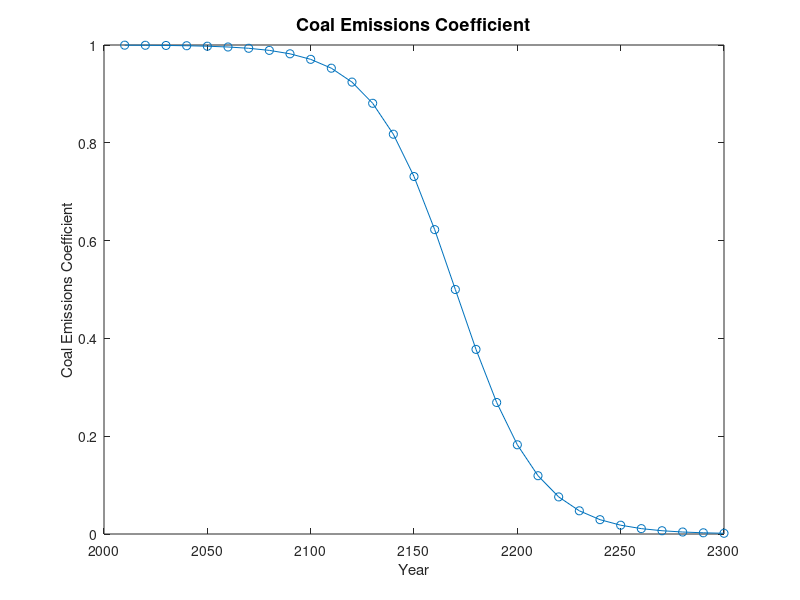

Write MATLAB code to recreate this figure. (Note: this script raises an error after producing the figure.)
%%%%%%%%%%%%%%%%%%%%%%%%%%%%%%%%%%%%%%%%%
%%%      Section 1: Parameters        %%%
%%%%%%%%%%%%%%%%%%%%%%%%%%%%%%%%%%%%%%%%%

%%Time%%
%%%%%%%%
T = 30;             %Number of direct optimization periods T
y = (1:1:T);        %Corresponding calendar years    
y(1) = 2010;
for i = 1:1:T-1;
    y(1+i) = 2010+((i)*10);
end
n = 100;            %Number of pre-balanced growth path simulation periods after T
y2 = (1:1:T+n);     %Corresponding calendar years   
y2(1) = 2010;
   for i = 1:1:T-1+n;
       y2(1+i) = 2010+((i)*10);
   end

%%Climate and Damages%%
%%%%%%%%%%%%%%%%%%%%%%%
phi = 0.0228;       %Carbon depreciation per annum (remaining share)
phiL = 0.2;         %Carbon emitted to the atmosphere staying there forever
phi0 = 0.393;       %Share of remaining emissions exiting atmosphere immediately
Sbar = 581;         %Pre-industrial atmospheric GtC
S1_2000 = 103;      %GtC
S2_2000 = 699;      %GtC
gamma = zeros(T,1); 
for i = 1:1:T;
    gamma(i) = 0.000023793; %Damage elasticity
end
 
%%Energy Aggregation%%
%%%%%%%%%%%%%%%%%%%%%%

%% OPTION 1 (GHKT)
rho = -0.058;      %Elasticity of substitution between energy sources
kappa1 = 0.5429;   %Relative efficiency of oil
kappa2 = 0.1015;   %Relative efficiency of coal
kappa3 = 1-kappa1-kappa2; %Relative efficiency of low-carbon technologies


%%Final Goods Production%%
%%%%%%%%%%%%%%%%%%%%%%%%%%
N = 1;                      %Normalize population
alpha = 0.3;                %Capital output share
v = 0.04;                   %Energy output share
Y2009 = 70000;              %Base year annual GDP in billions of USD
r2009 = 0.05;               %Base year annual net rate of return 
r2009d = ((1+r2009)^10)-1;  %Base yer decadal net rate of return

%%%Depreciation OPTION 1: delta = 100%
delta = 1;                              %Annual depreciation rate
Delta = (1-(1-delta)^10);               %Decadal depreciation rate
K0 = (alpha*Y2009*10)/(r2009d+Delta);   %Base year capital stock in billions of USD

% %%%Depreciation OPTION 2: delta = 65%, no recalibration:
% delta = 0.1;                            %Annual depreciation rate
% Delta = (1-(1-delta)^10);               %Decadal depreciation rate
% Delta1 = 1;                             %Decadal 100% depreciation rate
% K0 = (alpha*Y2009*10)/(r2009d+Delta1);  %Base year capital stock in billions of USD
 
% %Depreciation OPTION 3: delta = 65%, with recalibration:
% delta = 0.1;                            %Annual depreciation rate
% Delta = (1-(1-delta)^10);               %Decadal depreciation rate
% K0 = (alpha*Y2009*10)/(r2009d+Delta);   %Base year capital stock in billions of USD
 
 pi00 = 1;               %Base period share of labor devoted to final goods production
 E1_2008 = 3.43+1.68;    %GtC per annum
 E2_2008 = 3.75;         %GtC per annum
 E3_2008 = 1.95;         %GtC-eq per annum
 E0_2008 = ((kappa1*E1_2008^rho)+(kappa2*E2_2008^rho)+(kappa3*E3_2008^rho))^(1/rho);
 E0 = E0_2008*10;        %GtC per decade
 A0 = (Y2009*10)/((exp((-gamma(1))*((S1_2000+S2_2000)-Sbar)))*((K0^alpha)*((N*pi00)^(1-alpha-v))*(E0^v)));  %Initial TFP based on Decadal production function


%%%Productivity Growth Rates%%
%%%%%%%%%%%%%%%%%%%%%%%%%%%%%%

%%%Energy Sector%%%
gZa_en = 0.02;                                         %Annual labor productivity growth rate (energy sectors)
gZ_en = ((1+gZa_en)^10)-1;                             %Decadal labor productivity growth rate (energy sectors)

%%%Final Goods Sector OPTION 1: Specify Labor Productivity Growth%%%
%           gZa_y = 0.02;                               %Annual labor productivity growth rate in final goods sector
%           gAa_y = (1+gZa_y)^(1-alpha-v);              %Corresponding TFP growth
%           gZd_y = ones(T+n,1)*(((1+gZa_y)^10)-1);     %Decadal labor productivity growth rate (all sectors)
%  
%%%Final Goods Sector OPTION 2: Specify TFP Growth%%%
%            gAa_y = 0.02;                            %Annual TFP growth rate (final output sector)
             gAa_y = 0;                               %Alt. Annual TFP growth ate (final output sector)
             gZa_y = ((1+gAa_y)^(1/(1-alpha-v)))-1;   %Corresponding annual labor productivity growth rate (final output sector)
             gAd_y = ((1+gAa_y)^10)-1;                %Decadal TFP growth rate (final output sector)
             gZd_y = ones(T+n,1)*(((1+gZa_y)^10)-1);  %Decadal labor productivity growth rate (final output sector)
 
%%%Final Goods Sector OPTION 3: DICE Model TFP Growth%%%
%     gANH0 = 0.160023196685654;                   %Initial decade (2005-2015) TFP growth rate
%     gammaNH0 = 0.00942588385340332;              %Rate of decline in productivity growth rate (percent per year)
%     gammaNH1 = 0.00192375245926376;              %Rate of decline of decline in productivity growth rate (percent per year)
%     gANH_y = zeros(T,1);
%     for i = 1:1:T;
%              gANH_y(i) = gANH0*exp(((-gammaNH0)*10*(i))*exp((-gammaNH1)*10*(i)));
%     end
%     for j = 1:1:n,
%         gANH_y(T+j) = gANH_y(T);
%     end
%     gANHa = zeros(T+n,1);
%     gANHa_y = ((1+gANH_y(T))^(1/10))-1;         %Annual long-run TFP growth rate
%     gZd_y = zeros(T+n,1);                      %Decadal labor productivity growth rate
%     for i = 1:1:T+n,
%         gZd_y(i) = ((1+gANH_y(i))^(1/(1-alpha-v)))-1;
%         gANHa(i) = ((1+gANH_y(i))^(1/10))-1;
%     end
%     z = 35;
%     plot(y2(1:z),(gANHa(1:z)*100))
%     xlabel('Year','FontSize',11)
%     ylabel('gTFP in Percent per Year','FontSize',11)
%     title('2010-DICE Model Annual TFP Growth','FontSize',13)
  

%%Final Good Sector TFP Levels%%%
%%%%%%%%%%%%%%%%%%%%%%%%%%%%%%%%%
At = zeros(T,1);
At(1) = A0;                 
for i = 1:1:T-1;
   At(i+1) = At(i)*(1+gZd_y(i))^(1-alpha-v);     
end

%%Long-run Output Growth Rate on BGP%%
%%%%%%%%%%%%%%%%%%%%%%%%%%%%%%%%%%%%%%
gZBGP = gZd_y(T);             
% gZBGP = gZ_en;      %Alternative possible value for gTFP=1.5% to roughly account for declining oil output   

%%Utility%%
%%%%%%%%%%%
% sigma = 0.5;      
 sigma = 1;         %Logarithmic preferences
% sigma = 1.5;
% sigma = 2 ;

%%Beta OPTION 1: Specify exogenously%%%
beta = (.985)^10;  
% beta = (.999)^10;

%%Beta OPTION 2: Calibrate to maintain effective discount factor = .985%%%
% beta_hat = ((.985)^10)/((1+gZd_y(1))^(1-sigma))
% beta = beta_hat;
    
  
%%Coal production%%
%%%%%%%%%%%%%%%%%%%
A2t = zeros(T,1);
A2t(1) = 7693;          
for i = 1:1:T-1;
    A2t(i+1) = A2t(i)*(1+gZ_en);
end

%%Coal Emissions%%
%%%%%%%%%%%%%%%%%%
ypsilon = zeros(T,1);   %Coal carbon emissions coefficient
a_yps = 8;              %Logistic curve coefficient
b_yps = -0.05;          %Logistic curve coefficient
for i = 1:1:T+n;
     ypsilon(i) = 1/(1+exp((-1)*(a_yps+b_yps*(i-1)*10)));
end

%%Graph for Figure S.1%%
figure;
%the original line -plot(y,ypsilon,'-o')- gave an x-axis until 3400 therefore changed to below 
plot(y,ypsilon(1:T),'-o')
xlabel('Year','FontSize',11)
ylabel('Coal Emissions Coefficient','FontSize',11)
title('Coal Emissions Coefficient','FontSize',13)


%%Wind production%%
%%%%%%%%%%%%%%%%%%%
A3t = zeros(T,1);
A3t(1) = 1311;
for i = 1:1:T-1;
    A3t(i+1) = A3t(i)*(1+gZ_en);
end

%%Oil%%
%%%%%%%
R0 = 253.8;     %GtC

%%%%%%%%%%%%%%%%%%%%%%%%%%%%%%%%%%%%%%%%%%%%%%%%%%%%%%%%%%%%%%%%%%%
%%%      Section 2: Solve for Optimal Choice Variables X        %%%
%%%%%%%%%%%%%%%%%%%%%%%%%%%%%%%%%%%%%%%%%%%%%%%%%%%%%%%%%%%%%%%%%%%

vars = 2*T+2*(T-1);     %Number of variables

%%Define upper and lower bounds%%
%%%%%%%%%%%%%%%%%%%%%%%%%%%%%%%%%
lb = zeros(vars,1);
ub = ones(vars,1);
for i = 1:1:T-1;
    ub(i) = 1;              %For savings rate
    lb(i) = 0.00001;        %For savings rate
    ub((T-1)+i) = R0;       %For oil stock remaining Rt
    lb((T-1)+i) = 0.00001;  %For oil stock remaining Rt
end
for i = 1:1:2*T;
    ub(2*(T-1)+i) = 1;        %For coal and wind labor shares 
    lb(2*(T-1)+i) = 0.00001;  %For coal and wind labor shares
end


%%Make Initial Guess x0%%
%%%%%%%%%%%%%%%%%%%%%%%%%

%%% OPTION 1: USE PREVIOUS RESULTS %%

%%Note: The best x0 can be found by loading the saved output below
%%for the scenario that corresponds most closly to the one being run, and
%%then setting x0 = x. All file names indicate the parameters assumed,
%%e.g.: 'x_sig1_g0_b985_d1' is the optimal allocation for sigma=1 (sig1), 
%%annual TFP growth of 0% (g0), an annual discount factor of beta=0.985
%%(b985), and a decadal depreciation rate of Delta=100% (d1).

%%Sigma=1%%
%COMMENTED IN (TO LOAD PREVIOUS RESULT) 

load('x_ghkt_v1.mat','x')

%COMMENTED IN TO ENSURE X0 LOAD PREVIOUS RESULTS X
x0 = x;

%COMMENTED OUT (WAS ORIGINALLY COMMENTED IN)
%%% OPTION 2: NEUTRAL STARTING POINT %%

% x0 = zeros(vars,1);
% for i = 1:1:T-1;
%      x0(i) = 0.25;
%      x0((T-1)+i) = R0-((R0/1.1)/T)*i;
%      x0(2*(T-1)+i) = 0.002;
%      x0(2*(T-1)+T+i) = 0.01;
%  end
%  x0(2*(T-1)+T) = 0.002;
%  x0(2*(T-1)+T+T) = 0.01;

%%Check Constraints and Objective Function Value at x0%%
%%%%%%%%%%%%%%%%%%%%%%%%%%%%%%%%%%%%%%%%%%%%%%%%%%%%%%%%


f = GHKT_Objective(x0,A2t,A3t,At,Delta,K0,N,R0,S1_2000,S2_2000,Sbar,T,alpha,beta,gZ_en,gZd_y,gZBGP,gamma,kappa1,kappa2,kappa3,phi,phi0,phiL,rho,sigma,v,ypsilon)
[c, ceq] = GHKT_Constraints(x0,A2t,A3t,At,Delta,K0,N,R0,S1_2000,S2_2000,Sbar,T,alpha,beta,gZ_en,gZd_y,gZBGP,gamma,kappa1,kappa2,kappa3,phi,phi0,phiL,rho,sigma,v,ypsilon)


%%%%%%%%%%%
%%%SOLVE%%%
%%%%%%%%%%%
options = optimoptions(@fmincon,'Tolfun',1e-12,'TolCon',1e-12,'MaxFunEvals',500000,'MaxIter',6200,'Display','iter','MaxSQPIter',10000,'Algorithm','active-set');
[x, fval,exitflag] = fmincon(@(x)GHKT_Objective(x,A2t,A3t,At,Delta,K0,N,R0,S1_2000,S2_2000,Sbar,T,alpha,beta,gZ_en,gZd_y,gZBGP,gamma,kappa1,kappa2,kappa3,phi,phi0,phiL,rho,sigma,v,ypsilon), x0, [], [], [], [], lb, ub, @(x)GHKT_Constraints(x,A2t,A3t,At,Delta,K0,N,R0,S1_2000,S2_2000,Sbar,T,alpha,beta,gZ_en,gZd_y,gZBGP,gamma,kappa1,kappa2,kappa3,phi,phi0,phiL,rho,sigma,v,ypsilon), options);


 %%Save Output%%
%%%%%%%%%%%%%%%
%File name structure:
%Version#_sigma_gTFP_beta_delta_notes

% save('x_ghkt_v1','x')

%%%%%%%%%%%%%%%%%%%%%%%%%%%%%%%%%%%%%%%%%%%%%%%%%%%%%%%%%%%%%
%%%      Section 3: Compute Allocations and Carbon Taxes  %%%
%%%%%%%%%%%%%%%%%%%%%%%%%%%%%%%%%%%%%%%%%%%%%%%%%%%%%%%%%%%%%

%%%%%%%%%%
%%Energy%%
%%%%%%%%%%
oil = zeros(T,1);
    oil(1) = R0-x(T);
for i = 1:1:T-2;
    oil(1+i) = x(T+i-1)-x(T+i);
end
    ex_Oil = (x(T-1+T-2)-x(T-1+T-1))/(x(T-1+T-2));    %Fraction of oil left extracted in period T-1
    oil(T) = x(T-1+T-1)*ex_Oil;
ex_rates = zeros(T-1,1);
for i = 1:1:T-1;
    ex_rates(i) = oil(i)/x(T+i-1);
end
coal = zeros(T,1);
for i = 1:1:T;
    coal(i) = x(2*(T-1)+i)*A2t(i)*N;
end
wind = zeros(T,1);
for i = 1:1:T;
    wind(i) = x(2*(T-1)+T+i)*(A3t(i)*N);
end
energy = zeros(T,1);
for i = 1:1:T; 
    energy(i) = ((kappa1*oil(i)^rho)+(kappa2*coal(i)^rho)+(kappa3*wind(i)^rho))^(1/rho);
end

%%Self added: Compute fossil fuel usage in GtC
fossil_fuel = zeros(T,1);
for i = 1:1:T;
    fossil_fuel(i) = oil(i) + coal(i);
end

%%%%%%%%%%%%%
%%Emissions%%
%%%%%%%%%%%%%
emiss = zeros(T,1);
for i = 1:1:T;
    emiss(i) = oil(i)+ypsilon(i)*coal(i);
end

S1t = zeros(T,1);        %Non-depreciating carbon stock
S2t_Sbar = zeros(T,1);   %Depreciating carbon stock (S2t-Sbar)
St = zeros(T,1);         %Total carbon concentrations

S1t(1) = S1_2000+phiL*emiss(1);
S2t_Sbar(1) = (1-phi)*(S2_2000-Sbar)+phi0*(1-phiL)*emiss(1);
St(1) = Sbar+S1t(1)+S2t_Sbar(1);
for i = 1:1:T-1;
    S1t(1+i) = S1t(i)+phiL*emiss(1+i);
    S2t_Sbar(1+i) = (1-phi)*S2t_Sbar(i)+phi0*(1-phiL)*emiss(1+i);
    St(1+i) = Sbar+S1t(1+i)+S2t_Sbar(1+i);
end

%% compute energy shares (self-added)
total_energy = zeros(T,1);
share_coal = zeros(T,1);
share_oil = zeros(T,1);
share_wind = zeros(T,1);
for i = 1:1:T;
    total_energy(i) = coal(i) + oil(i) + wind(i);
    share_coal(i) = coal(i) / total_energy(i);
    share_oil(i) = oil(i) / total_energy(i);
    share_wind(i) = wind(i) / total_energy(i);
end

%%% Diagnostic plot preview
z = 30;
figure;
hold on;
plot(y2(1:z),share_wind(1:z),'Color',[0.2 0.7 0.3], 'LineWidth', 1.5);
plot(y2(1:z), share_coal(1:z),'Color',[0.55 0.27 0.07], 'LineWidth', 1.5);
plot(y2(1:z),share_oil(1:z),'Color',[0.95 0.65 0.2], 'LineWidth', 1.5);
ylabel('Energy Share');
legend('Low Carbon Energy','Coal', 'Oil');
grid off;
xlim([2025 2250]);





%%%%%%%%%%%%%%%%%%%%%%%%%%%%%%%%%%%%
%%Output and Consumption through T%%
%%%%%%%%%%%%%%%%%%%%%%%%%%%%%%%%%%%%
Yt = zeros(T,1);
Ct = zeros(T,1);
Kt1 = zeros(T,1);
Yt(1) = At(1)*(exp((-gamma(1))*(St(1)-Sbar)))*(K0^alpha)*(((1-x(2*(T-1)+1)-x(2*(T-1)+T+1))*N)^(1-alpha-v))*(energy(1)^v);
Ct(1) = (1-x(1))*Yt(1);
Kt1(1) = x(1)*Yt(1)+(1-Delta)*K0;
for i = 1:1:T-2;
    Yt(1+i) = At(1+i)*(exp((-gamma(1+i))*(St(1+i)-Sbar)))*(Kt1(i)^alpha)*(((1-x(2*(T-1)+1+i)-x(2*(T-1)+T+1+i))*N)^(1-alpha-v))*(energy(1+i)^v);
    Kt1(1+i) = x(1+i)*Yt(1+i)+(1-Delta)*Kt1(i);
    Ct(1+i) = (1-x(i+1))*Yt(1+i); 
end
Yt(T) = At(T)*(exp((-gamma(T))*(St(T)-Sbar)))*(Kt1(T-1)^alpha)*(((1-x(2*(T-1)+T)-x(2*(T-1)+2*T))*N)^(1-alpha-v))*(energy(T)^v);
theta = x(T-1);
Ct(T) = Yt(T)*(1-theta);
Kt1(T) = theta*Yt(T)+(1-Delta)*Kt1(T-1);

%Compare savings rate theta to predicted BGP savings rate:
%theta_BGP = alpha*(((((1+gZBGP)^sigma)/beta)-(1-Delta))^(-1))*(1+gZBGP-1+Delta)

%%%%%%%%%%%%%%%%%%%%%%%%%%%%%%%%%%%%%%%%
%%Output and Consumption past T to T+n%%
%%%%%%%%%%%%%%%%%%%%%%%%%%%%%%%%%%%%%%%%
Ktn = zeros(n+1,1);
Ytn = zeros(n,1);
Ktn(1) = Kt1(T); 
oiln = zeros(n,1);
En = zeros(n,1);

for i = 1:1:n;
    At(T+i) = At(T+i-1)*(1+gZd_y(T))^(1-alpha-v);   %Assumes productivity growth stays at period-T levels
    oiln(i) = ex_Oil*x(2*(T-1))*((1-ex_Oil)^i);     %Oil continues to be extracted at rate from period T-1
    En(i) = ((kappa1*oiln(i)^rho)+(kappa2*(coal(T)*(1+gZ_en)^i)^rho)+(kappa3*(wind(T)*(1+gZ_en)^i)^rho))^(1/rho);
    Ytn(i) = At(T+i)*(exp((-gamma(T))*(St(T)-Sbar)))*(Ktn(i)^alpha)*(((1-x(2*(T-1)+2*T)-x(2*(T-1)+T))*N)^(1-alpha-v))*(En(i)^v);
    Ct(T+i) = (1-theta)*Ytn(i);
    Ktn(i+1) = theta*Ytn(i)+(1-Delta)*Ktn(i);
    Yt(T+i) = Ytn(i);
end


%%%%%%%%%%%%%%%%%%%%%%%%
%%Optimal Carbon Taxes%%
%%%%%%%%%%%%%%%%%%%%%%%%

%%Goal: Plug allocations into optimal tax formula (paper equation (9))%%

%%Step 1: Compute vectors of marginal utilities and marginal emissions impacts {dSt+j/dEt}%%
MU = zeros(T+n,1);        %Marginal utility
MD = zeros(T+n,1);        %Marginal emissions impact on St {dSt+j/dEt}
for i = 1:1:T+n;
    MU(i) = Ct(i)^(-sigma);
    MD(i) = phiL+(1-phiL)*phi0*(1-phi)^(i-1);
end

%%Step 2: Compute Tax Path%%%
carbon_tax = zeros(T,1);    %Carbon tax level in $/mtC [since Yt is in $ billions and Et is in GtC]
lambda_hat = zeros(T,1);    %Carbon tax/GDP ratio

for i = 1:1:T+n;
    temp2 = zeros(T+n-i+1,1);
        for j = 1:1:T+n-i+1;
            temp2(j) = (beta^(j-1))*(MU(i+j-1)/MU(i))*(-gamma(T))*Yt(i+j-1)*MD(j);
        end
     carbon_tax(i) = sum(temp2)*(-1);
     lambda_hat(i) = carbon_tax(i)/Yt(i);
end

%% Calculate temperature impacts
lambda = 3.0;               % Climate sensitivity parameter
temp = zeros(T,1); % Initialize the temperature vector
for i = 1:1:T;
    temp(i) = lambda * log2(St(i)/Sbar);
end

%% Plot    
figure (Name='Temperature Increase');
plot(y2(1:T), temp, ' -r', 'LineWidth', 1.5);
xlabel('Year', 'FontSize', 11);
ylabel('Temperature Increase (degrees C)', 'FontSize', 11);
title('Temperature Increase (GHKT baseline)'); 


%%%%%%%%%% SELF ADDED  %%%%%%%%%%%%%%%%

%%From GtC to x1000 TWh 
oil_TWh = zeros(T,1);
coal_TWh = zeros(T,1);

GtC_to_TWh_oil = 14793.65;  % 1 GtC = 14,793.65 TWh 
GtC_to_TWh_coal = 9920.63;  % 1 GtC = 9,920.63 TWh

for i = 1:1:T;
oil_TWh(i) = oil(i) * (GtC_to_TWh_oil / 1000);   % convert to x1000 TWh
coal_TWh(i) = coal(i) * (GtC_to_TWh_coal / 1000); % convert to x1000 TWh
end

oil_ghkt_twh = oil_TWh; 
save ('oil_ghkt_twh','oil_ghkt_twh');
coal_ghkt_twh = coal_TWh;
save('coal_ghkt_twh','coal_ghkt_twh'); 

%%Net-of-damages GDP
load('Yt_ghkt_lf.mat','Yt_ghkt_lf');
load('Yt_ghkt_v1.mat','Yt_ghkt_v1');
net_gdp = zeros(T,1);
for i = 1:1:T;
    net_gdp_ghkt(i) = Yt_ghkt_v1(i)/Yt_ghkt_lf(i);
end 
z = 25; 
figure; 
plot(y2(1:z), net_gdp_ghkt(1:z),": ", 'LineWidth', 1.5);
title('Net output: optimum versus laissez-faire');
xlim([2000 2250])    

%%%%%%%%%%%%%%%%%%%%%%%%%%%%%%%%%%%%%%%%%%%%%%%%%%%%%%%%%%
%%%      Section 4: Save Allocations and Carbon Taxes  %%%
%%%%%%%%%%%%%%%%%%%%%%%%%%%%%%%%%%%%%%%%%%%%%%%%%%%%%%%%%%

%Note: Only save for appropriate model scenario

oil_ghkt_v1 = oil;
save('oil_ghkt_v1','oil_ghkt_v1')
coal_ghkt_v1 = coal;
save('coal_ghkt_v1','coal_ghkt_v1')
wind_ghkt_v1 = wind;
save('wind_ghkt_v1','wind_ghkt_v1')
lambda_hat_ghkt_v1 = lambda_hat;
save('lambda_hat_ghkt_v1','lambda_hat_ghkt_v1')
carbon_tax_ghkt_v1 = carbon_tax;
save('carbon_tax_ghkt_v1','carbon_tax_ghkt_v1')
Yt_ghkt_v1 = Yt;
save('Yt_ghkt_v1','Yt_ghkt_v1')
Ct_ghkt_v1 = Ct;
save('Ct_ghkt_v1','Ct_ghkt_v1')
St_ghkt_v1 = St;
save('St_ghkt_v1', 'St_ghkt_v1')
emiss_ghkt_v1 = emiss;
save('emiss_ghkt_v1','emiss_ghkt_v1');
fossil_fuel_ghkt_v1 = fossil_fuel;
save('fossil_fuel_ghkt_v1','fossil_fuel_ghkt_v1');
temp_ghkt_v1 = temp;
save('temp_ghkt_v1','temp_ghkt_v1');

%%%%%%%%%%%%%%%%%%%%%%%%%%%%%%%%%%%%%%%%%%%%%%%%%%%%%%
%%%      Section 5: Graph Optimal Carbon Taxes     %%%
%%%%%%%%%%%%%%%%%%%%%%%%%%%%%%%%%%%%%%%%%%%%%%%%%%%%%%

%% Self added: Extract
r_ghkt_v1 = x(1:T-1);
save('r_ghkt_v1','r_ghkt_v1');
oil_stock_ghkt_v1 = x(T:2*(T-1));
save('oil_stock_ghkt_v1','oil_stock_ghkt_v1');
N2_ghkt_v1 = x(2*(T-1)+1:3*(T-1)-1);
save('N2_ghkt_v1', 'N2_ghkt_v1');
N3_ghkt_v1 = x(2*(T-1)+T+1:2*(T-1)+2*T);
save('N3_ghkt_v1','N3_ghkt_v1');
 
% %%%%%%%%%%%%%%%%%%%%%%%%%%%%%%
% %%Graph Carbon Tax-GDP Ratio%%
% %%%%%%%%%%%%%%%%%%%%%%%%%%%%%%

load('lambda_hat_ghkt_v1','lambda_hat_ghkt_v1')

z = 30;
figure(Name = 'Carbon Tax to GDP ratio (GHKT baseline)');
plot(y2(1:z), lambda_hat_ghkt_v1(1:z), ' -b', 'LineWidth', 1.5);
xlabel('Year', 'FontSize', 11);
ylabel('Carbon Tax/GDP', 'FontSize', 11);
ylim([3.5e-05, 8.5e-05]);
title('Carbon Tax to GDP ratio (GHKT baseline)');


% %%%%%%%%%%%%%%%%%%%%%%%%%%%%%%
% %%%Graph Carbon Tax Level%%%
% %%%%%%%%%%%%%%%%%%%%%%%%%%%%%%

load('carbon_tax_ghkt_v1','carbon_tax_ghkt_v1')

z = 10;
figure(Name = 'Carbon Tax ($/mtC) (GHKT baseline)');
plot(y2(1:z), carbon_tax_ghkt_v1(1:z), ' -b', 'LineWidth', 1.5);
xlabel('Year', 'FontSize', 11);
ylabel('Carbon Tax ($/mtC)', 'FontSize', 11);
title('Carbon Tax ($/mtC) (GHKT baseline)');

% %%%%%%%%%%%%%%%%%%%%%%%%%%%%%%
% %%%  Energy Use Over Time  %%%
% %%%%%%%%%%%%%%%%%%%%%%%%%%%%%%

%% Oil
load('oil_ghkt_v1', 'oil_ghkt_v1')

z = 30;
figure(Name ='Oil Use (GHKT baseline)');
plot(y2(1:z), oil_ghkt_v1(1:z), ' -b', 'LineWidth', 1.5);
xlabel('Year', 'FontSize', 11);
ylabel('Oil Use', 'FontSize', 11);
title('Oil Use (GHKT baseline)');

%% Coal
load('coal_ghkt_v1', 'coal_ghkt_v1')

z = 30;
figure(Name ='Coal Use (GHKT baseline)');
plot(y2(1:z), coal_ghkt_v1(1:z), ' -b', 'LineWidth', 1.5);
xlabel('Year', 'FontSize', 11);
ylabel('Coal Use', 'FontSize', 11);
title('Coal Use (GHKT baseline)');

%% Wind
load('wind_ghkt_v1.mat', 'wind_ghkt_v1');

z = 30;
figure(Name = 'Wind Use (GHKT baseline)');
plot(y2(1:z), wind_ghkt_v1(1:z), '-b', 'LineWidth', 1.5, 'DisplayName', 'Wind Use');
hold on; grid on;
xlabel('Year', 'FontSize', 11);
ylabel('Wind Use', 'FontSize', 11);
title('Wind Use (GHKT baseline)');
markX = [1, 10, 20, 30];
markYears = y2(markX);
markY = interp1(y2(1:z), wind_ghkt_v1(1:z), markYears);
plot(markYears, markY, 'ko', 'MarkerFaceColor', 'w', 'DisplayName', 'Marked Points');

for i = 1:length(markX)
    text(markYears(i), markY(i), sprintf(' %.2f', markY(i)), ...
        'VerticalAlignment', 'bottom', 'FontSize', 10);
end
grid off;
hold off;


%% Fossil Fuels
load('fossil_fuel_ghkt_v1', 'fossil_fuel_ghkt_v1')

z = 30;
figure(Name = 'Fossil Fuel Use (GHKT baseline)');
plot(y2(1:z), fossil_fuel_ghkt_v1(1:z), ' -b', 'LineWidth', 1.5);
xlabel('Year', 'FontSize', 11);
ylabel('Energy (Gtoe)', 'FontSize', 11);
title('Fossil Fuel Use (GHKT baseline)');

%% Emissions
load('emiss_ghkt_v1', 'emiss_ghkt_v1')

z = 30;
figure(Name='Emissions (GHKT baseline)');
plot(y2(1:z), emiss_ghkt_v1(1:z), ' -b', 'LineWidth', 1.5);
xlabel('Year', 'FontSize', 11);
ylabel('Emissions (GtC)', 'FontSize', 11);
title('Emissions (GHKT baseline)');

%% Labour share to wind energy
load('N3_ghkt_v1', 'N3_ghkt_v1')

z = 30;
grid off;
figure(Name='Labour Share to Wind Energy Production (GHKT baseline)');
plot(y2(1:z), N3_ghkt_v1(1:z), ' -b', 'LineWidth', 1.5);
xlabel('Year', 'FontSize', 11);
ylabel('Share', 'FontSize', 11);
title('Labour Share to Wind Energy Production (GHKT baseline)');
xlim([2020 2285]);

%% Labour share to coal
load('N2_ghkt_v1', 'N2_ghkt_v1')

z = 28;
figure(Name = 'Labour Share to Coal Production (GHKT baseline)');
plot(y2(1:z), N2_ghkt_v1(1:z), ' -b', 'LineWidth', 1.5);
xlabel('Year', 'FontSize', 11);
ylabel('Share', 'FontSize', 11);
title('Labour Share to Coal Production (GHKT baseline)');

% %%%%%%%%%%%%%%%%%%%%%%%%%%%%%%
% %%%  GDP Growth Over Time  %%%
% %%%%%%%%%%%%%%%%%%%%%%%%%%%%%%
load('Yt_ghkt_v1','Yt_ghkt_v1')

z = 10;
figure(Name='GDP (GHKT baseline)');
plot(y2(1:z), Yt_ghkt_v1(1:z), ' -b', 'LineWidth', 1.5);
xlabel('Year', 'FontSize', 11);
ylabel('Output', 'FontSize', 11);
title('GDP (GHKT baseline)');